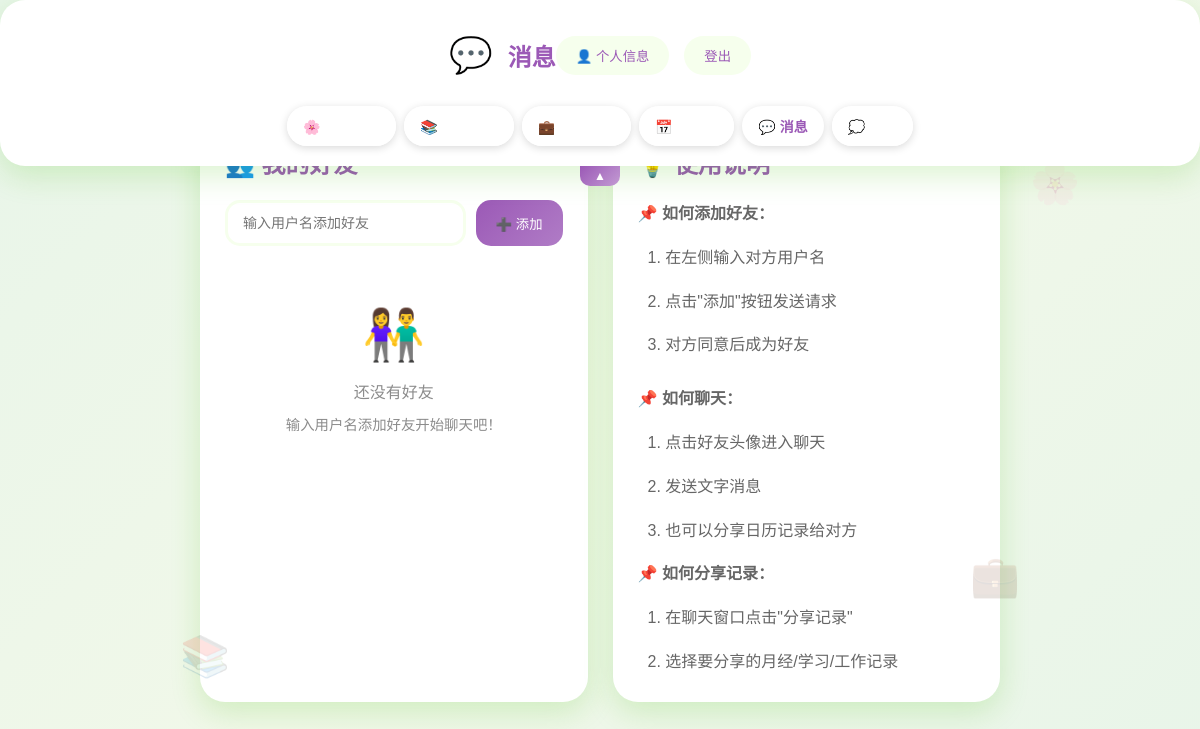
The page /chat (signed in) on the database as committed earlier.
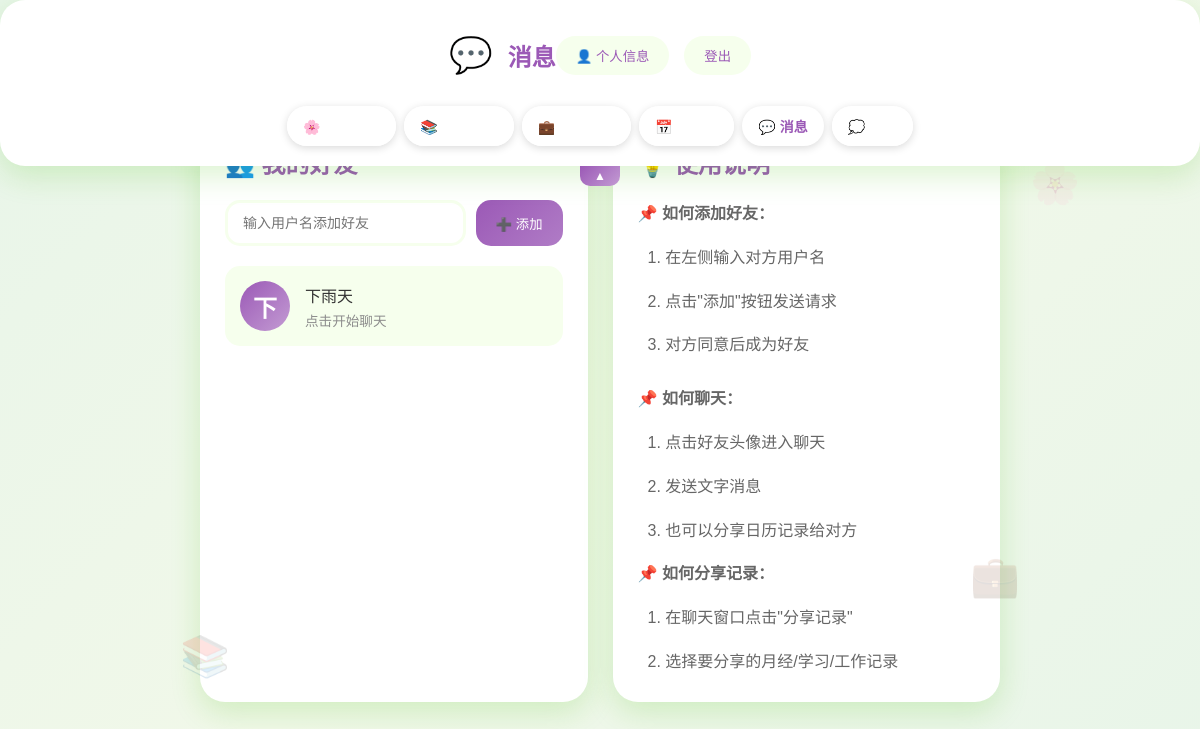
The same page on the database as committed later.
### app.py (models this page shows)
class User(UserMixin, db.Model):
    id = db.Column(db.Integer, primary_key=True)
    username = db.Column(db.String(80), unique=True, nullable=False)
    password_hash = db.Column(db.String(200), nullable=False)
    email = db.Column(db.String(120), unique=True)
    nickname = db.Column(db.String(80))
    phone = db.Column(db.String(20))
    birthday = db.Column(db.Date)
    avatar = db.Column(db.String(200))
    is_admin = db.Column(db.Boolean, default=False)  # 管理员标识
    created_at = db.Column(db.DateTime, default=datetime.now)
    periods = db.relationship('Period', backref='user', lazy=True)

### app.py (the view)
@app.route('/chat')
@login_required
def chat():
    friends = db.session.query(User).join(
        Friend, (Friend.friend_id == User.id) | (Friend.user_id == User.id)
    ).filter(
        ((Friend.user_id == current_user.id) | (Friend.friend_id == current_user.id)),
        Friend.status == 'accepted',
        User.id != current_user.id
    ).all()
    unread_count = ChatMessage.query.filter_by(receiver_id=current_user.id, is_read=False).count()
    friend_requests = db.session.query(User, Friend).join(
        Friend, Friend.user_id == User.id
    ).filter(
        Friend.friend_id == current_user.id,
        Friend.status == 'pending'
    ).all()
    return render_template('chat.html', friends=friends, friend_requests=friend_requests,
                           unread_count=unread_count, user=current_user)

### app.py (called while the page is built)
@login_manager.user_loader
def load_user(user_id):
    return User.query.get(int(user_id))

### templates/chat.html (shortened to what this page needs)
<!DOCTYPE html>
<html lang="zh-CN">
<head>
</head>
<body>
    <div class="decoration dec1">💬</div>
    <div class="decoration dec2">🌸</div>
    <div class="decoration dec3">📚</div>
    <div class="decoration dec4">💼</div>
    <div class="container">
        <div class="header" id="header">
            <div class="header-top">
                <div class="header-left">
                    <span class="logo">💬</span>
                    <h1>消息</h1>
                </div>
                <div class="user-info">
                    <a href="{{ url_for('profile') }}" style="text-decoration: none;">
                        <button class="btn-logout">👤 个人信息</button>
                    </a>
                    <a href="{{ url_for('logout') }}"><button class="btn-logout">登出</button></a>
                </div>
            </div>
            <div class="nav-tabs">
                <a href="{{ url_for('index') }}" class="nav-tab">🌸 月经记录</a>
                <a href="{{ url_for('study') }}" class="nav-tab">📚 学习记录</a>
                <a href="{{ url_for('work') }}" class="nav-tab">💼 工作记录</a>
                <a href="{{ url_for('all_calendar') }}" class="nav-tab">📅 总日历</a>
                <a href="{{ url_for('chat') }}" class="nav-tab {% if request.endpoint == 'chat' or 'chat_room' in request.endpoint %}active{% endif %}">💬 消息</a>
                <a href="{{ url_for('feedback') }}" class="nav-tab">💭 反馈</a>
            </div>
            <button class="toggle-btn" onclick="toggleHeader()"></button>
        </div>
        <div class="chat-container">
            <div class="card">
                <h2>👥 我的好友</h2>
                <form class="add-friend-form" method="POST" action="{{ url_for('add_friend') }}">
                    <input type="text" name="username" placeholder="输入用户名添加好友" required>
                    <button type="submit" class="btn-add">➕ 添加</button>
                </form>
                <div class="friend-list">
                    {% if friends %}
                        {% for friend in friends %}
                        <a href="{{ url_for('chat_room', friend_id=friend.id) }}" class="friend-item">
                            <div class="friend-avatar">{{ friend.username[0]|upper }}</div>
                            <div class="friend-info">
                                <div class="friend-name">{{ friend.username }}</div>
                                <div class="friend-status">点击开始聊天</div>
                            </div>
                        </a>
                        {% endfor %}
                    {% else %}
                    <div class="empty-state">
                        <div class="empty-state-icon">👫</div>
                        <p>还没有好友</p>
                        <p style="font-size: 0.9em; margin-top: 10px;">输入用户名添加好友开始聊天吧！</p>
                    </div>
                    {% endif %}
                </div>
            </div>
            <div class="card">
                <h2>💡 使用说明</h2>
                <div style="color: #666; line-height: 1.8;">
                    <p style="margin-bottom: 15px;">📌 <strong>如何添加好友：</strong></p>
                    <p style="margin-bottom: 15px; padding-left: 10px;">1. 在左侧输入对方用户名</p>
                    <p style="margin-bottom: 15px; padding-left: 10px;">2. 点击"添加"按钮发送请求</p>
                    <p style="margin-bottom: 25px; padding-left: 10px;">3. 对方同意后成为好友</p>
                    <p style="margin-bottom: 15px;">📌 <strong>如何聊天：</strong></p>
                    <p style="margin-bottom: 15px; padding-left: 10px;">1. 点击好友头像进入聊天</p>
                    <p style="margin-bottom: 15px; padding-left: 10px;">2. 发送文字消息</p>
                    <p style="margin-bottom: 15px; padding-left: 10px;">3. 也可以分享日历记录给对方</p>
                    <p style="margin-bottom: 15px;">📌 <strong>如何分享记录：</strong></p>
                    <p style="margin-bottom: 15px; padding-left: 10px;">1. 在聊天窗口点击"分享记录"</p>
                    <p style="padding-left: 10px;">2. 选择要分享的月经/学习/工作记录</p>
                </div>
            </div>
        </div>
    </div>
</body>
</html>

### templates/chat.html (style rules this page uses)
* { margin: 0; padding: 0; box-sizing: border-box; }
body { font-family: 'Noto Sans SC', sans-serif; background: linear-gradient(135deg, #e8f5e9 0%, #f1f8e9 50%, #e8f5e9 100%); min-height: 100vh; padding: 20px; padding-top: 120px; }
.header { position: fixed; top: 0; left: 0; right: 0; z-index: 100; background: linear-gradient(135deg, #9b59b6 0%, #c39bd3 100%); box-shadow: 0 4px 20px rgba(155, 89, 182, 0.4); transition: all 0.3s ease; border-radius: 0 0 25px 25px; display: flex; flex-direction: column; padding: 60px 20px 15px; min-height: auto; }
.header-top { display: flex; justify-content: space-between; align-items: center; padding: 15px 30px; }
.toggle-btn { position: absolute; top: 100%; left: 50%; transform: translateX(-50%); background: linear-gradient(135deg, #9b59b6 0%, #c39bd3 100%); color: white; border: none; width: 40px; height: 20px; border-radius: 0 0 10px 10px; cursor: pointer; font-size: 12px; transition: all 0.3s; display: flex; align-items: center; justify-content: center; }
.toggle-btn::before { content: '▲'; }
.nav-tabs { display: flex; gap: 8px; padding: 0; flex-wrap: wrap; justify-content: center; }
.nav-tab { padding: 10px 16px; border-radius: 20px; text-decoration: none; color: white; background: rgba(255, 255, 255, 0.9); transition: all 0.3s; font-weight: 600; font-size: 14px; white-space: nowrap; box-shadow: 0 2px 8px rgba(0,0,0,0.15); }
.nav-tab.active { background: white; color: #9b59b6; }
.container { max-width: 800px; margin: 0 auto; }
.header { background: white; border-radius: 25px; padding: 20px 30px; box-shadow: 0 10px 30px rgba(82, 196, 26, 0.2); margin-bottom: 25px; display: flex; justify-content: space-between; align-items: center; flex-wrap: wrap; gap: 15px; }
.header-left { display: flex; align-items: center; gap: 15px; }
.logo { font-size: 35px; }
.header h1 { color: #9b59b6; font-size: 1.5em; }
.user-info { display: flex; align-items: center; gap: 15px; }
.btn-logout { background: #f6ffed; color: #9b59b6; border: none; padding: 10px 20px; border-radius: 20px; cursor: pointer; transition: all 0.3s; font-family: 'Noto Sans SC', sans-serif; }
.chat-container { display: grid; grid-template-columns: 1fr 1fr; gap: 25px; }
.card { background: white; border-radius: 25px; padding: 25px; box-shadow: 0 10px 30px rgba(82, 196, 26, 0.2); }
.card h2 { color: #9b59b6; margin-bottom: 20px; display: flex; align-items: center; gap: 10px; }
.add-friend-form { display: flex; gap: 10px; margin-bottom: 20px; }
.add-friend-form input { flex: 1; padding: 12px 15px; border: 3px solid #f6ffed; border-radius: 15px; font-size: 14px; font-family: 'Noto Sans SC', sans-serif; transition: all 0.3s; }
.btn-add { background: linear-gradient(135deg, #9b59b6, #b07cc6); color: white; border: none; padding: 12px 20px; border-radius: 15px; cursor: pointer; transition: all 0.3s; font-family: 'Noto Sans SC', sans-serif; white-space: nowrap; }
.friend-list { display: flex; flex-direction: column; gap: 12px; max-height: 500px; overflow-y: auto; }
.friend-item { display: flex; align-items: center; gap: 15px; padding: 15px; border-radius: 15px; background: #f6ffed; transition: all 0.3s; cursor: pointer; text-decoration: none; color: inherit; }
.friend-avatar { width: 50px; height: 50px; border-radius: 50%; background: linear-gradient(135deg, #9b59b6, #c39bd3); display: flex; align-items: center; justify-content: center; font-size: 24px; color: white; font-weight: bold; }
.friend-info { flex: 1; }
.friend-name { font-weight: 500; color: #333; margin-bottom: 3px; }
.friend-status { font-size: 0.85em; color: #8c8c8c; }
.decoration { position: fixed; font-size: 40px; opacity: 0.15; pointer-events: none; }
.dec1 { top: 10%; left: 10%; }
.dec2 { top: 20%; right: 10%; }
.dec3 { bottom: 15%; left: 15%; }
.dec4 { bottom: 25%; right: 15%; }

Rows that differ between the two databases and show on the page:
added User: username "下", username "下雨天"
Other text that changed with them:
text no longer shown: "👫 还没有好友 输入用户名添加好友开始聊天吧！"
